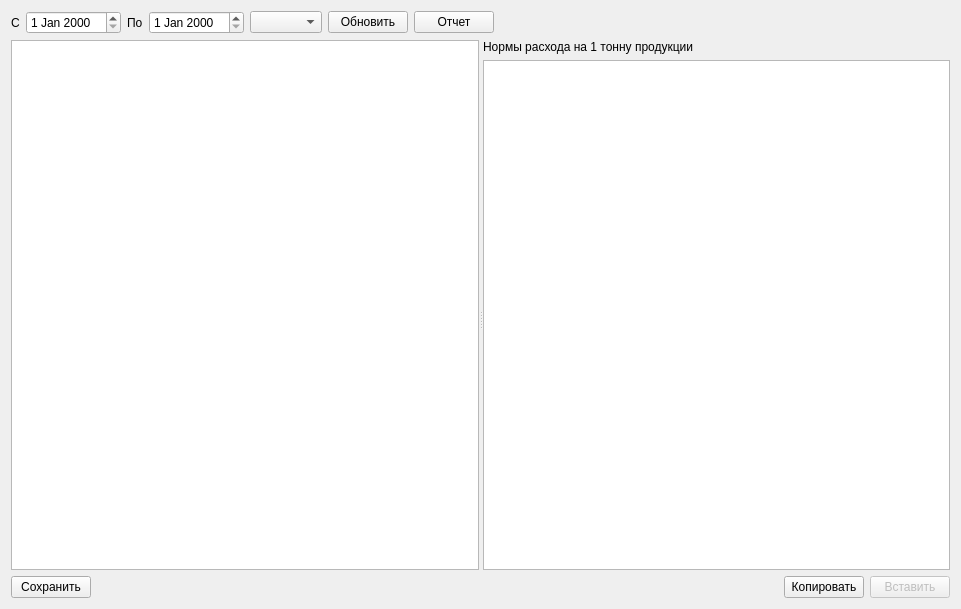
<?xml version="1.0" encoding="UTF-8"?>
<ui version="4.0">
 <class>FormNorm</class>
 <widget class="QWidget" name="FormNorm">
  <property name="geometry">
   <rect>
    <x>0</x>
    <y>0</y>
    <width>961</width>
    <height>609</height>
   </rect>
  </property>
  <property name="windowTitle">
   <string>Form</string>
  </property>
  <layout class="QVBoxLayout" name="verticalLayout_3">
   <item>
    <layout class="QHBoxLayout" name="horizontalLayout">
     <item>
      <widget class="QLabel" name="label">
       <property name="text">
        <string>С</string>
       </property>
      </widget>
     </item>
     <item>
      <widget class="DateEdit" name="dateEditBeg"/>
     </item>
     <item>
      <widget class="QLabel" name="label_2">
       <property name="text">
        <string>По</string>
       </property>
      </widget>
     </item>
     <item>
      <widget class="DateEdit" name="dateEditEnd"/>
     </item>
     <item>
      <widget class="QComboBox" name="comboBoxType"/>
     </item>
     <item>
      <widget class="QPushButton" name="pushButtonUpd">
       <property name="text">
        <string>Обновить</string>
       </property>
      </widget>
     </item>
     <item>
      <widget class="QPushButton" name="pushButtonRep">
       <property name="text">
        <string>Отчет</string>
       </property>
      </widget>
     </item>
     <item>
      <spacer name="horizontalSpacer">
       <property name="orientation">
        <enum>Qt::Horizontal</enum>
       </property>
       <property name="sizeHint" stdset="0">
        <size>
         <width>40</width>
         <height>20</height>
        </size>
       </property>
      </spacer>
     </item>
    </layout>
   </item>
   <item>
    <widget class="QSplitter" name="splitter">
     <property name="sizePolicy">
      <sizepolicy hsizetype="Expanding" vsizetype="Expanding">
       <horstretch>0</horstretch>
       <verstretch>0</verstretch>
      </sizepolicy>
     </property>
     <property name="orientation">
      <enum>Qt::Horizontal</enum>
     </property>
     <widget class="QWidget" name="">
      <layout class="QVBoxLayout" name="verticalLayout_2">
       <item>
        <widget class="TableView" name="tableViewProd">
         <property name="selectionMode">
          <enum>QAbstractItemView::SingleSelection</enum>
         </property>
         <property name="selectionBehavior">
          <enum>QAbstractItemView::SelectRows</enum>
         </property>
         <attribute name="verticalHeaderVisible">
          <bool>false</bool>
         </attribute>
        </widget>
       </item>
       <item>
        <layout class="QHBoxLayout" name="horizontalLayout_2">
         <item>
          <widget class="QPushButton" name="pushButtonSave">
           <property name="text">
            <string>Сохранить</string>
           </property>
          </widget>
         </item>
         <item>
          <spacer name="horizontalSpacer_2">
           <property name="orientation">
            <enum>Qt::Horizontal</enum>
           </property>
           <property name="sizeHint" stdset="0">
            <size>
             <width>40</width>
             <height>20</height>
            </size>
           </property>
          </spacer>
         </item>
        </layout>
       </item>
      </layout>
     </widget>
     <widget class="QWidget" name="">
      <layout class="QVBoxLayout" name="verticalLayout">
       <item>
        <widget class="QLabel" name="label_3">
         <property name="text">
          <string>Нормы расхода на 1 тонну продукции</string>
         </property>
        </widget>
       </item>
       <item>
        <widget class="DbViewer" name="tableViewNorm"/>
       </item>
       <item>
        <layout class="QHBoxLayout" name="horizontalLayout_3">
         <item>
          <spacer name="horizontalSpacer_3">
           <property name="orientation">
            <enum>Qt::Horizontal</enum>
           </property>
           <property name="sizeHint" stdset="0">
            <size>
             <width>40</width>
             <height>20</height>
            </size>
           </property>
          </spacer>
         </item>
         <item>
          <widget class="QPushButton" name="pushButtonCopy">
           <property name="text">
            <string>Копировать</string>
           </property>
          </widget>
         </item>
         <item>
          <widget class="QPushButton" name="pushButtonPaste">
           <property name="enabled">
            <bool>false</bool>
           </property>
           <property name="text">
            <string>Вставить</string>
           </property>
          </widget>
         </item>
        </layout>
       </item>
      </layout>
     </widget>
    </widget>
   </item>
  </layout>
 </widget>
 <customwidgets>
  <customwidget>
   <class>DbViewer</class>
   <extends>QTableView</extends>
   <header>db/dbviewer.h</header>
  </customwidget>
  <customwidget>
   <class>DateEdit</class>
   <extends>QDateEdit</extends>
   <header>db/dbviewer.h</header>
  </customwidget>
  <customwidget>
   <class>TableView</class>
   <extends>QTableView</extends>
   <header>olap/tableview.h</header>
  </customwidget>
 </customwidgets>
 <resources/>
 <connections/>
</ui>
